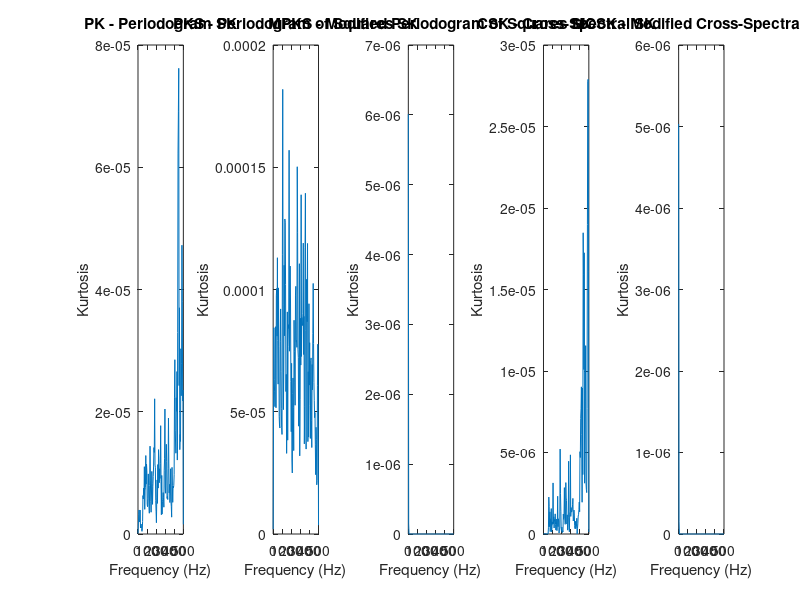

The MATLAB script that drew this image: (Note: this script raises an error after producing the figure.)
% 1. Periodogram-based spectral kurtosis (PK)
%   - Calculate the periodogram of the time series data, normalize it, and estimate the fourth moment of the normalized periodogram as described in my previous answer.
%   - PK is sensitive to non-stationarity and leakage effects, but it's computationally efficient.
%
% 2. Periodogram of squares-based spectral kurtosis (PKS)
%   - First, square the time series data and calculate the periodogram of squared values.
%   - Normalize the periodogram, estimate the fourth moment, and divide by the number of frequency bins as in PK.
%   - PKS is less sensitive to non-stationarity than PK, but it's more
%   computationally intensive.
%
% 3. Modified periodogram of squares-based spectral kurtosis (MPKS)
%   - Similar to PKS, but use the modified periodogram instead of the regular one. The modified periodogram is calculated by first estimating the autocorrelation function and
%then taking its square root.
%   - MPKS reduces the impact of leakage effects compared to PK and PKS, but it's even more computationally intensive.
%
% 4. Cross-spectral kurtosis (CSK)
%   - Calculate the cross-periodogram between the original time series data and its lagged version, normalize the result, and estimate the fourth moment of the normalized
%cross-periodogram.
%   - CSK can account for non-stationarity in the data, but it requires more computational resources than PK, PKS, or MPKS.
%
% 5. Modified cross-spectral kurtosis (MCSK)
%   - Similar to CSK, but use the modified periodogram instead of the regular one.
%   - MCSK reduces the impact of leakage effects compared to CSK and is less sensitive to non-stationarity, but it's even more computationally intensive than CSK.

% Clear workspace and command window
clear; clc; close all;

% Sampling parameters
fs = 1000; % Sampling frequency in Hz
T = 10; % Duration in seconds
t = (0:1/fs:T)'; % Time vector (column vector)

% Chirp signal parameters
f_min = 50; % Start frequency in Hz
f_max = 600; % End frequency in Hz

% Generate a chirp signal with white Gaussian noise
x = chirp(t, f_min, T, f_max, 'linear') + randn(size(t));

% Define FFT size
NFFT = 256;

% 1. Periodogram-based Spectral Kurtosis (PK)
[Pxx, F] = pwelch(x, hamming(NFFT), [], NFFT, fs);
sk_pk = (Pxx.^4) ./ (mean(Pxx).^2); % Compute spectral kurtosis

% 2. Periodogram of Squares-based Spectral Kurtosis (PKS)
x_squared = x.^2; % Square the time series
[Pxx_squared, F_squared] = pwelch(x_squared, hamming(NFFT), [], NFFT, fs);
sk_pks = (Pxx_squared.^4) ./ (mean(Pxx_squared).^2);

% 3. Modified Periodogram of Squares-based Spectral Kurtosis (MPKS)
acf_x = xcov(x_squared, 'biased'); % Estimate autocorrelation function
sqrt_acf_x = sqrt(abs(acf_x)); % Take square root
[Pxx_mpks, F_mpks] = pwelch(sqrt_acf_x, hamming(NFFT), [], NFFT, fs);
sk_mpks = (Pxx_mpks.^4) ./ (mean(Pxx_mpks).^2);

% 4. Cross-Spectral Kurtosis (CSK)
y = chirp(t, f_min, T, f_max, 'linear') + randn(size(t)); % Second signal
[Pxy, Fxy] = cpsd(x, y, hamming(NFFT), [], NFFT, fs); % Cross-periodogram
sk_csk = (abs(Pxy).^4) ./ (mean(abs(Pxy)).^2);

% 5. Modified Cross-Spectral Kurtosis (MCSK)
acf_yx = xcov(x.^2, y.^2, 'biased'); % Cross-autocorrelation function
sqrt_acf_yx = sqrt(abs(acf_yx));
[Pxx_mcsk, F_mcsk] = pwelch(sqrt_acf_yx, hamming(NFFT), [], NFFT, fs);
sk_mcsk = (Pxx_mcsk.^4) ./ (mean(Pxx_mcsk).^2);

% Plot all spectral kurtosis methods side by side
figure;
subplot(1,5,1);
plot(F, sk_pk);
title('PK - Periodogram SK');
xlabel('Frequency (Hz)');
ylabel('Kurtosis');

subplot(1,5,2);
plot(F_squared, sk_pks);
title('PKS - Periodogram of Squares SK');
xlabel('Frequency (Hz)');
ylabel('Kurtosis');

subplot(1,5,3);
plot(F_mpks, sk_mpks);
title('MPKS - Modified Periodogram of Squares SK');
xlabel('Frequency (Hz)');
ylabel('Kurtosis');

subplot(1,5,4);
plot(Fxy, sk_csk);
title('CSK - Cross-Spectral SK');
xlabel('Frequency (Hz)');
ylabel('Kurtosis');

subplot(1,5,5);
plot(F_mcsk, sk_mcsk);
title('MCSK - Modified Cross-Spectral SK');
xlabel('Frequency (Hz)');
ylabel('Kurtosis');

sgtitle('Comparison of Spectral Kurtosis Methods');

% Display spectral kurtosis values
disp('Spectral Kurtosis Values:');
disp(['PK: ', num2str(mean(sk_pk))]);
disp(['PKS: ', num2str(mean(sk_pks))]);
disp(['MPKS: ', num2str(mean(sk_mpks))]);
disp(['CSK: ', num2str(mean(sk_csk))]);
disp(['MCSK: ', num2str(mean(sk_mcsk))]);

% Display frequency range covered by each method
disp('Frequency Ranges:');
disp(['PWELCH: ', num2str(F(1)), ' Hz to ', num2str(F(end)), ' Hz']);
disp(['PWELCH of squares: ', num2str(F_squared(1)), ' Hz to ', num2str(F_squared(end)), ' Hz']);
disp(['MPWELCH: ', num2str(F_mpks(1)), ' Hz to ', num2str(F_mpks(end)), ' Hz']);
disp(['CWELCH: ', num2str(Fxy(1)), ' Hz to ', num2str(Fxy(end)), ' Hz']);
disp(['MPCWELCH: ', num2str(F_mcsk(1)), ' Hz to ', num2str(F_mcsk(end)), ' Hz']);

% Display all calculated spectral kurtosis values
disp('Spectral Kurtosis Values:');
disp('Periodogram-based Spectral Kurtosis - PK:');
disp(sk_pk');

disp('Periodogram of Squares - PKS:');
disp(sk_pks');

disp('Modified Periodogram of Squares - MPKS:');
disp(sk_mpks');

disp('Cross-Spectral Kurtosis - CSK:');
disp(sk_csk');

disp('Modified Cross-Spectral Kurtosis - MCSK:');
disp(sk_mcsk');

% 1. Plot Periodogram-based Spectral Kurtosis (PK)
figure;
plot(F, Pxx);
xlabel('Frequency (Hz)');
ylabel('Power Spectral Density');
title('Periodogram-based Spectral Kurtosis (PK)');
grid on;

% 2. Plot Periodogram of Squares (PKS)
figure;
plot(F_squared, Pxx_squared);
xlabel('Frequency (Hz)');
ylabel('Power Spectral Density');
title('Periodogram of Squares (PKS)');
grid on;

% 3. Plot Modified Periodogram of Squares (MPKS)
figure;
plot(F_mpks, Pxx_mpks);
xlabel('Frequency (Hz)');
ylabel('Power Spectral Density');
title('Modified Periodogram of Squares (MPKS)');
grid on;

% 4. Plot Cross-Spectral Kurtosis (CSK)
figure; % Create a new figure window
plot(Fxy, abs(Pxy)); % Take absolute value to avoid complex values
xlabel('Frequency (Hz)');
ylabel('Cross Power Spectral Density');
title('Cross-Spectral Kurtosis (CSK)');
grid on;

% 5. Plot Modified Cross-Spectral Kurtosis (MCSK)
figure;
plot(F_mcsk, Pxx_mcsk);
xlabel('Frequency (Hz)');
ylabel('Power Spectral Density');
title('Modified Cross-Spectral Kurtosis (MCSK)');
grid on;
